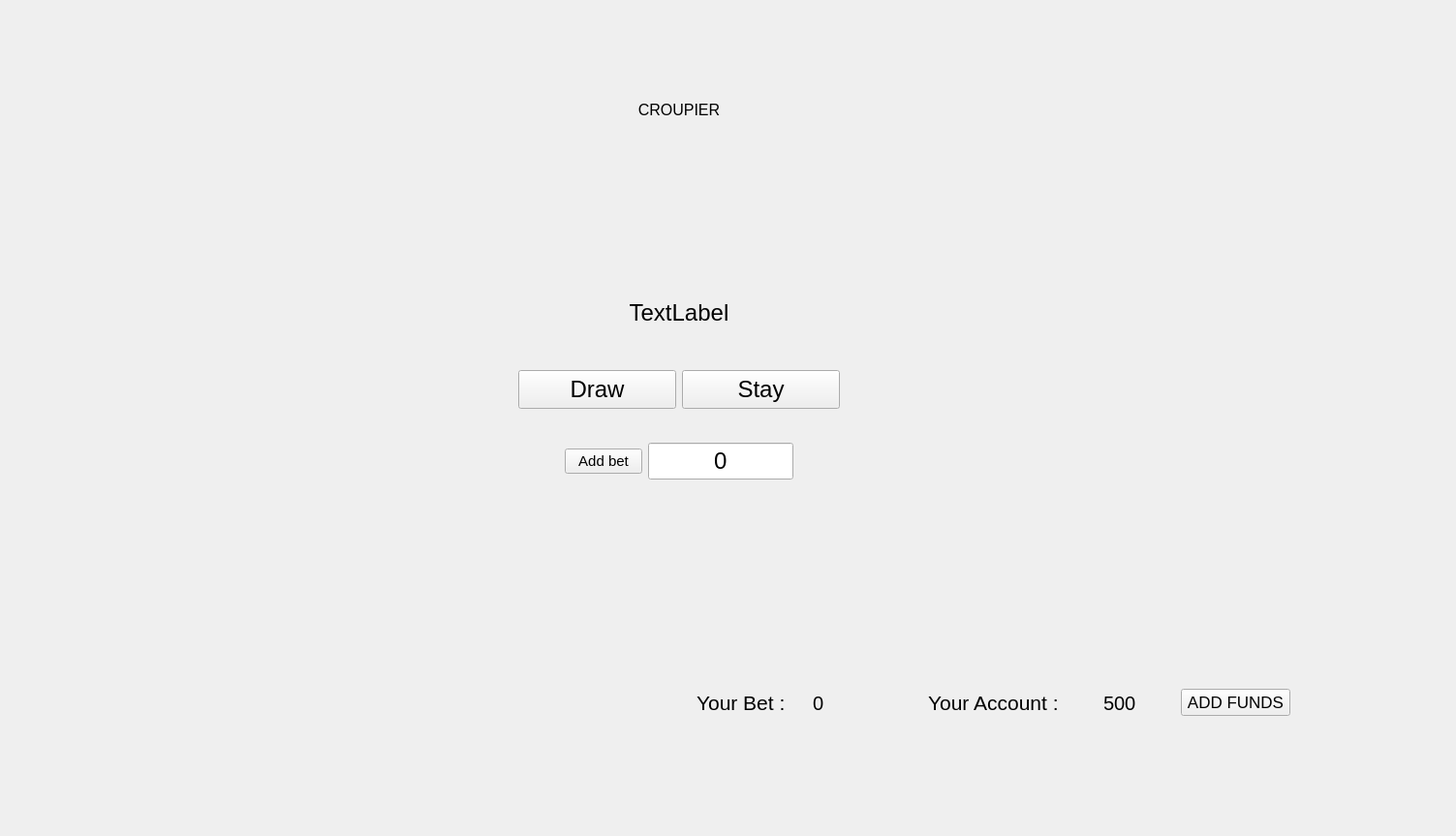
<?xml version="1.0" encoding="UTF-8"?>
<ui version="4.0">
 <class>black_jack</class>
 <widget class="QWidget" name="black_jack">
  <property name="geometry">
   <rect>
    <x>0</x>
    <y>0</y>
    <width>1503</width>
    <height>863</height>
   </rect>
  </property>
  <property name="palette">
   <palette>
    <active/>
    <inactive/>
    <disabled/>
   </palette>
  </property>
  <property name="windowTitle">
   <string>black_jack</string>
  </property>
  <property name="autoFillBackground">
   <bool>false</bool>
  </property>
  <widget class="QFrame" name="gridFrame">
   <property name="geometry">
    <rect>
     <x>70</x>
     <y>30</y>
     <width>1261</width>
     <height>651</height>
    </rect>
   </property>
   <layout class="QGridLayout" name="gridLayout_2">
    <item row="2" column="0" colspan="5">
     <widget class="QFrame" name="verticalFrame27">
      <property name="maximumSize">
       <size>
        <width>16777215</width>
        <height>120</height>
       </size>
      </property>
      <layout class="QVBoxLayout" name="verticalLayout"/>
     </widget>
    </item>
    <item row="6" column="0">
     <layout class="QHBoxLayout" name="j7h">
      <item>
       <layout class="QVBoxLayout" name="verticalLayout_12">
        <item>
         <layout class="QGridLayout" name="jCards7"/>
        </item>
        <item>
         <widget class="QLabel" name="jName7">
          <property name="maximumSize">
           <size>
            <width>16777215</width>
            <height>15</height>
           </size>
          </property>
          <property name="font">
           <font>
            <pointsize>12</pointsize>
           </font>
          </property>
          <property name="text">
           <string/>
          </property>
          <property name="alignment">
           <set>Qt::AlignCenter</set>
          </property>
         </widget>
        </item>
       </layout>
      </item>
     </layout>
    </item>
    <item row="0" column="0">
     <layout class="QHBoxLayout" name="j1h">
      <item>
       <widget class="QFrame" name="verticalFrame23">
        <property name="minimumSize">
         <size>
          <width>350</width>
          <height>0</height>
         </size>
        </property>
        <layout class="QVBoxLayout" name="verticalLayout_3">
         <item>
          <layout class="QGridLayout" name="jCards1"/>
         </item>
         <item>
          <widget class="QLabel" name="jName1">
           <property name="maximumSize">
            <size>
             <width>16777215</width>
             <height>15</height>
            </size>
           </property>
           <property name="font">
            <font>
             <pointsize>11</pointsize>
            </font>
           </property>
           <property name="text">
            <string/>
           </property>
           <property name="alignment">
            <set>Qt::AlignCenter</set>
           </property>
          </widget>
         </item>
        </layout>
       </widget>
      </item>
     </layout>
    </item>
    <item row="0" column="1">
     <widget class="QFrame" name="frame_6">
      <property name="minimumSize">
       <size>
        <width>0</width>
        <height>150</height>
       </size>
      </property>
      <property name="maximumSize">
       <size>
        <width>16777215</width>
        <height>130</height>
       </size>
      </property>
      <layout class="QHBoxLayout" name="horizontalLayout_20"/>
     </widget>
    </item>
    <item row="6" column="4">
     <layout class="QHBoxLayout" name="j5h">
      <item>
       <layout class="QVBoxLayout" name="verticalLayout_14">
        <item>
         <layout class="QGridLayout" name="jCards5"/>
        </item>
        <item>
         <widget class="QLabel" name="jName5">
          <property name="maximumSize">
           <size>
            <width>16777215</width>
            <height>15</height>
           </size>
          </property>
          <property name="font">
           <font>
            <pointsize>12</pointsize>
           </font>
          </property>
          <property name="text">
           <string/>
          </property>
          <property name="alignment">
           <set>Qt::AlignCenter</set>
          </property>
         </widget>
        </item>
       </layout>
      </item>
     </layout>
    </item>
    <item row="0" column="2">
     <layout class="QHBoxLayout" name="croupierh">
      <item>
       <widget class="QFrame" name="verticalFrame24">
        <property name="minimumSize">
         <size>
          <width>350</width>
          <height>150</height>
         </size>
        </property>
        <layout class="QVBoxLayout" name="verticalLayout_2">
         <item>
          <layout class="QGridLayout" name="croupierCards"/>
         </item>
         <item>
          <widget class="QLabel" name="croupierName">
           <property name="maximumSize">
            <size>
             <width>16777215</width>
             <height>15</height>
            </size>
           </property>
           <property name="font">
            <font>
             <pointsize>12</pointsize>
            </font>
           </property>
           <property name="text">
            <string>CROUPIER</string>
           </property>
           <property name="alignment">
            <set>Qt::AlignCenter</set>
           </property>
          </widget>
         </item>
        </layout>
       </widget>
      </item>
     </layout>
    </item>
    <item row="3" column="0" rowspan="2">
     <layout class="QHBoxLayout" name="j3h">
      <item>
       <layout class="QVBoxLayout" name="verticalLayout_10">
        <item>
         <layout class="QGridLayout" name="jCards3"/>
        </item>
        <item>
         <widget class="QLabel" name="jName3">
          <property name="maximumSize">
           <size>
            <width>16777215</width>
            <height>15</height>
           </size>
          </property>
          <property name="font">
           <font>
            <pointsize>12</pointsize>
           </font>
          </property>
          <property name="text">
           <string/>
          </property>
          <property name="alignment">
           <set>Qt::AlignCenter</set>
          </property>
         </widget>
        </item>
       </layout>
      </item>
     </layout>
    </item>
    <item row="3" column="2">
     <widget class="QLabel" name="comm_lab">
      <property name="minimumSize">
       <size>
        <width>0</width>
        <height>75</height>
       </size>
      </property>
      <property name="maximumSize">
       <size>
        <width>16777215</width>
        <height>75</height>
       </size>
      </property>
      <property name="font">
       <font>
        <pointsize>18</pointsize>
       </font>
      </property>
      <property name="text">
       <string>TextLabel</string>
      </property>
      <property name="scaledContents">
       <bool>false</bool>
      </property>
      <property name="alignment">
       <set>Qt::AlignCenter</set>
      </property>
     </widget>
    </item>
    <item row="0" column="4">
     <layout class="QHBoxLayout" name="j2h">
      <property name="spacing">
       <number>0</number>
      </property>
      <property name="sizeConstraint">
       <enum>QLayout::SetMaximumSize</enum>
      </property>
      <item>
       <widget class="QFrame" name="verticalFrame25">
        <property name="minimumSize">
         <size>
          <width>350</width>
          <height>0</height>
         </size>
        </property>
        <layout class="QVBoxLayout" name="verticalLayout_4">
         <item>
          <layout class="QGridLayout" name="jCards2"/>
         </item>
         <item>
          <widget class="QLabel" name="jName2">
           <property name="maximumSize">
            <size>
             <width>16777215</width>
             <height>15</height>
            </size>
           </property>
           <property name="font">
            <font>
             <pointsize>12</pointsize>
            </font>
           </property>
           <property name="text">
            <string/>
           </property>
           <property name="alignment">
            <set>Qt::AlignCenter</set>
           </property>
          </widget>
         </item>
        </layout>
       </widget>
      </item>
     </layout>
    </item>
    <item row="5" column="0" colspan="5">
     <widget class="QFrame" name="verticalFrame_2">
      <property name="maximumSize">
       <size>
        <width>16777215</width>
        <height>120</height>
       </size>
      </property>
      <layout class="QVBoxLayout" name="verticalLayout_6">
       <item>
        <widget class="QFrame" name="horizontalFrame_17">
         <property name="maximumSize">
          <size>
           <width>16777215</width>
           <height>60</height>
          </size>
         </property>
         <layout class="QHBoxLayout" name="horizontalLayout_23">
          <item>
           <spacer name="horizontalSpacer_2">
            <property name="orientation">
             <enum>Qt::Horizontal</enum>
            </property>
            <property name="sizeHint" stdset="0">
             <size>
              <width>40</width>
              <height>20</height>
             </size>
            </property>
           </spacer>
          </item>
          <item>
           <widget class="QPushButton" name="ButtonAdd">
            <property name="font">
             <font>
              <pointsize>11</pointsize>
             </font>
            </property>
            <property name="text">
             <string>Add bet</string>
            </property>
           </widget>
          </item>
          <item>
           <widget class="QSpinBox" name="betAmountText">
            <property name="minimumSize">
             <size>
              <width>150</width>
              <height>40</height>
             </size>
            </property>
            <property name="font">
             <font>
              <pointsize>18</pointsize>
              <strikeout>false</strikeout>
              <stylestrategy>PreferDefault</stylestrategy>
              <kerning>false</kerning>
             </font>
            </property>
            <property name="alignment">
             <set>Qt::AlignCenter</set>
            </property>
            <property name="buttonSymbols">
             <enum>QAbstractSpinBox::NoButtons</enum>
            </property>
            <property name="maximum">
             <number>1000000000</number>
            </property>
           </widget>
          </item>
          <item>
           <spacer name="horizontalSpacer">
            <property name="orientation">
             <enum>Qt::Horizontal</enum>
            </property>
            <property name="sizeHint" stdset="0">
             <size>
              <width>40</width>
              <height>20</height>
             </size>
            </property>
           </spacer>
          </item>
         </layout>
        </widget>
       </item>
      </layout>
     </widget>
    </item>
    <item row="6" column="1">
     <widget class="QFrame" name="frame2">
      <property name="minimumSize">
       <size>
        <width>0</width>
        <height>150</height>
       </size>
      </property>
      <property name="maximumSize">
       <size>
        <width>16777215</width>
        <height>130</height>
       </size>
      </property>
      <layout class="QHBoxLayout" name="horizontalLayout_19"/>
     </widget>
    </item>
    <item row="3" column="4" rowspan="2">
     <layout class="QHBoxLayout" name="j4h">
      <item>
       <layout class="QVBoxLayout" name="verticalLayout_11">
        <item>
         <layout class="QGridLayout" name="jCards4"/>
        </item>
        <item>
         <widget class="QLabel" name="jName4">
          <property name="maximumSize">
           <size>
            <width>16777215</width>
            <height>15</height>
           </size>
          </property>
          <property name="font">
           <font>
            <pointsize>12</pointsize>
           </font>
          </property>
          <property name="text">
           <string/>
          </property>
          <property name="alignment">
           <set>Qt::AlignCenter</set>
          </property>
         </widget>
        </item>
       </layout>
      </item>
     </layout>
    </item>
    <item row="3" column="1" rowspan="2">
     <widget class="QFrame" name="frame">
      <property name="minimumSize">
       <size>
        <width>0</width>
        <height>150</height>
       </size>
      </property>
      <layout class="QHBoxLayout" name="horizontalLayout_12"/>
     </widget>
    </item>
    <item row="6" column="2">
     <layout class="QHBoxLayout" name="j6h">
      <item>
       <layout class="QVBoxLayout" name="verticalLayout_13">
        <item>
         <layout class="QGridLayout" name="jCards6"/>
        </item>
        <item>
         <widget class="QLabel" name="jName6">
          <property name="maximumSize">
           <size>
            <width>16777215</width>
            <height>15</height>
           </size>
          </property>
          <property name="font">
           <font>
            <pointsize>12</pointsize>
           </font>
          </property>
          <property name="text">
           <string/>
          </property>
          <property name="alignment">
           <set>Qt::AlignCenter</set>
          </property>
         </widget>
        </item>
       </layout>
      </item>
     </layout>
    </item>
    <item row="4" column="2">
     <widget class="QFrame" name="horizontalFrame_6">
      <property name="minimumSize">
       <size>
        <width>0</width>
        <height>55</height>
       </size>
      </property>
      <property name="maximumSize">
       <size>
        <width>16777215</width>
        <height>55</height>
       </size>
      </property>
      <layout class="QHBoxLayout" name="horizontalLayout_13">
       <item>
        <widget class="QPushButton" name="drawBtn">
         <property name="minimumSize">
          <size>
           <width>0</width>
           <height>40</height>
          </size>
         </property>
         <property name="font">
          <font>
           <pointsize>18</pointsize>
          </font>
         </property>
         <property name="text">
          <string>Draw</string>
         </property>
        </widget>
       </item>
       <item>
        <widget class="QPushButton" name="stayBtn">
         <property name="minimumSize">
          <size>
           <width>0</width>
           <height>40</height>
          </size>
         </property>
         <property name="font">
          <font>
           <pointsize>18</pointsize>
          </font>
         </property>
         <property name="text">
          <string>Stay</string>
         </property>
        </widget>
       </item>
      </layout>
     </widget>
    </item>
   </layout>
  </widget>
  <widget class="QFrame" name="horizontalFrame">
   <property name="geometry">
    <rect>
     <x>710</x>
     <y>690</y>
     <width>631</width>
     <height>71</height>
    </rect>
   </property>
   <property name="palette">
    <palette>
     <active/>
     <inactive/>
     <disabled/>
    </palette>
   </property>
   <layout class="QHBoxLayout" name="horizontalLayout">
    <item>
     <widget class="QLabel" name="your_bet_label">
      <property name="font">
       <font>
        <pointsize>16</pointsize>
       </font>
      </property>
      <property name="text">
       <string>Your Bet :</string>
      </property>
     </widget>
    </item>
    <item>
     <widget class="QLabel" name="valueBet">
      <property name="font">
       <font>
        <pointsize>15</pointsize>
       </font>
      </property>
      <property name="text">
       <string>0</string>
      </property>
     </widget>
    </item>
    <item>
     <widget class="QLabel" name="label_4">
      <property name="font">
       <font>
        <pointsize>16</pointsize>
       </font>
      </property>
      <property name="text">
       <string>Your Account :</string>
      </property>
     </widget>
    </item>
    <item alignment="Qt::AlignHCenter">
     <widget class="QLabel" name="valueBankLabel">
      <property name="font">
       <font>
        <pointsize>15</pointsize>
       </font>
      </property>
      <property name="text">
       <string>500</string>
      </property>
     </widget>
    </item>
    <item>
     <widget class="QPushButton" name="Add_fundsButton">
      <property name="enabled">
       <bool>true</bool>
      </property>
      <property name="minimumSize">
       <size>
        <width>100</width>
        <height>0</height>
       </size>
      </property>
      <property name="font">
       <font>
        <pointsize>13</pointsize>
       </font>
      </property>
      <property name="text">
       <string>ADD FUNDS</string>
      </property>
     </widget>
    </item>
   </layout>
  </widget>
 </widget>
 <resources/>
 <connections/>
</ui>
